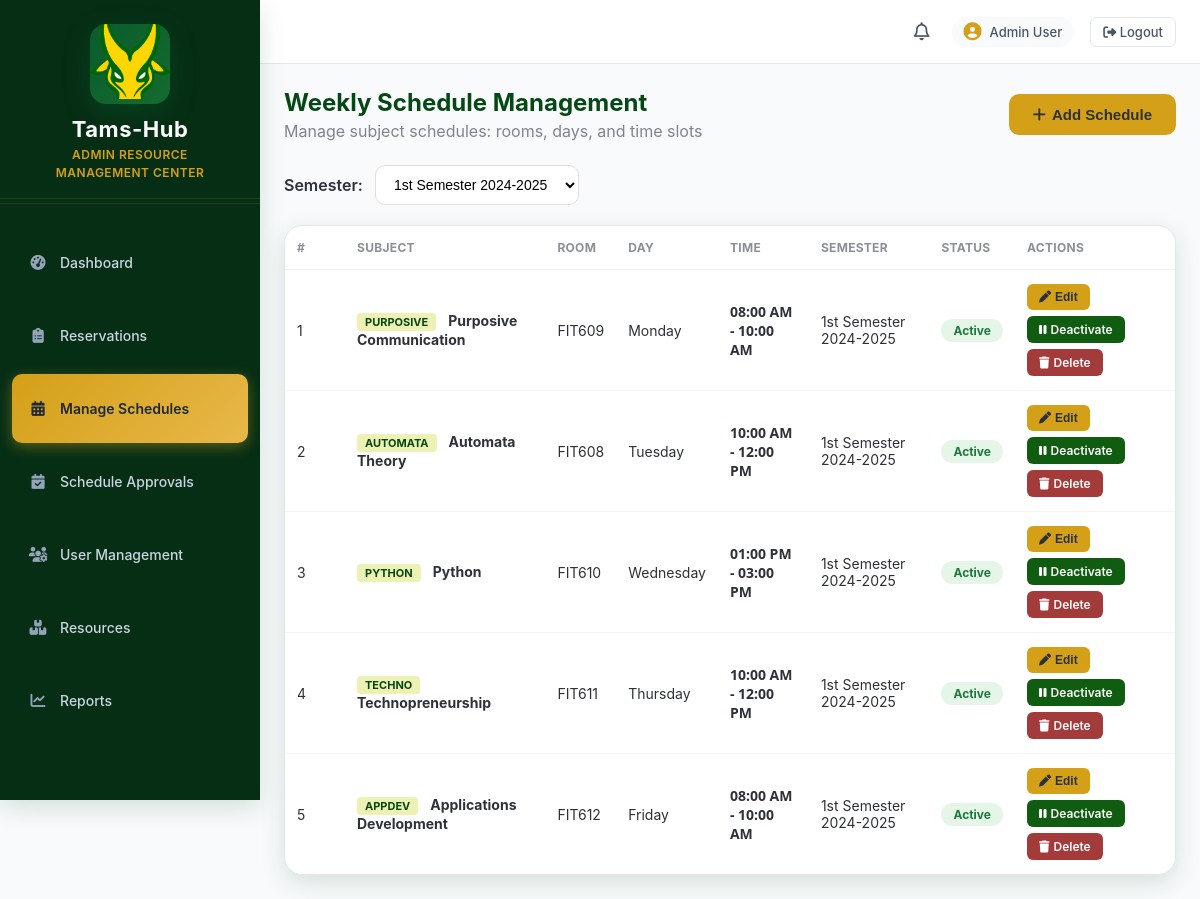
Page /admin_schedule.php (signed in) on the committed database.
### tables this page shows
CREATE TABLE `schedules` (
  `id` int(11) NOT NULL,
  `subject_code` varchar(20) NOT NULL,
  `subject_name` varchar(100) NOT NULL,
  `room` varchar(50) NOT NULL,
  `day_of_week` enum('Monday','Tuesday','Wednesday','Thursday','Friday','Saturday') NOT NULL,
  `start_time` time NOT NULL,
  `end_time` time NOT NULL,
  `semester` varchar(50) DEFAULT '1st Semester 2024-2025',
  `status` enum('Active','Inactive') DEFAULT 'Active',
  `created_at` timestamp NOT NULL DEFAULT current_timestamp(),
  `updated_at` timestamp NOT NULL DEFAULT current_timestamp() ON UPDATE current_timestamp()
);

### admin_schedule.php (the view, shortened to what this page needs)
<?php
$user_email = $_SESSION['user_email'] ?? $_SESSION['email'] ?? '';
require_once __DIR__ . '/db_connect.php';
$filter_semester = $_GET['semester'] ?? '1st Semester 2024-2025';
$semester_param = $filter_semester;
$query = "SELECT * FROM schedules WHERE semester = ? ORDER BY FIELD(day_of_week, 'Monday','Tuesday','Wednesday','Thursday','Friday','Saturday'), start_time";
$stmt = $conn->prepare($query);
$stmt->bind_param("s", $semester_param);
$stmt->execute();
$schedules = $stmt->get_result();
$sem_query = "SELECT DISTINCT semester FROM schedules ORDER BY semester DESC";
$sem_result = $conn->query($sem_query);
$semesters = [];
while ($row = $sem_result->fetch_assoc()) {
    $semesters[] = $row['semester'];
}
$user_query = "SELECT email, first_name, last_name, role FROM users WHERE email = ?";
$user_stmt = $conn->prepare($user_query);
$user_stmt->bind_param("s", $user_email);
$user_stmt->execute();
$user_data = $user_stmt->get_result()->fetch_assoc();
$full_name = $user_data['first_name'] . ' ' . $user_data['last_name'];
$current_page = 'schedule';
?>
<!DOCTYPE html>
<html lang="en">
<head>
    <link rel="stylesheet" href="https://cdnjs.cloudflare.com/ajax/libs/font-awesome/6.4.2/css/all.min.css" />
    <link rel="stylesheet" href="dashboardstyle_admin.css" />
</head>
<body>
<?php include __DIR__ . '/admin_sidebar.php'; ?>
<main class="content-wrapper">
        <header class="topbar">
            <button class="menu-btn" id="sidebarToggle" aria-label="Toggle sidebar"><i class="fa-solid fa-bars"></i></button>
            <div class="topbar-title">Schedule Management</div>
            <div class="topbar-right">
                <i class="fa-regular fa-bell"></i>
                <div class="user-chip"><i class="fa-solid fa-circle-user"></i><span><?php echo htmlspecialchars($full_name); ?></span></div>
                <a href="logout.php" class="logout-link"><i class="fa-solid fa-sign-out-alt"></i> Logout</a>
            </div>
        </header>
        <div class="page-content">
            <div style="display: flex; justify-content: space-between; align-items: center; margin-bottom: 24px; flex-wrap: wrap; gap: 12px;">
                <div>
                    <h2 style="margin: 0; color: #064814;">Weekly Schedule Management</h2>
                    <p style="margin: 4px 0 0; color: #7e8590;">Manage subject schedules: rooms, days, and time slots</p>
                </div>
                <button class="btn-primary" onclick="openAddModal()"><i class="fa-solid fa-plus"></i> Add Schedule</button>
            </div>
            <div class="filter-bar">
                <form method="GET" style="display: flex; gap: 12px; align-items: center;">
                    <label style="font-weight: 600; color: #2c313a;">Semester:</label>
                    <select name="semester" onchange="this.form.submit()">
                        <?php foreach ($semesters as $sem): ?>
                            <option value="<?php echo htmlspecialchars($sem); ?>" <?php echo $sem === $filter_semester ? 'selected' : ''; ?>>
                                <?php echo htmlspecialchars($sem); ?>
                            </option>
                        <?php endforeach; ?>
                    </select>
                </form>
            </div>
            <div class="panel" style="background: #fff; border-radius: 18px; box-shadow: 0 8px 24px rgba(4, 78, 25, 0.14); padding: 0; overflow: hidden;">
                <div class="table-wrap" style="overflow-x: auto;">
                    <table class="schedule-table">
                        <thead>
                            <tr>
                                <th style="width: 60px;">#</th>
                                <th>Subject</th>
                                <th>Room</th>
                                <th>Day</th>
                                <th>Time</th>
                                <th>Semester</th>
                                <th>Status</th>
                                <th style="width: 160px;">Actions</th>
                            </tr>
                        </thead>
                        <tbody>
                            <?php
                            $counter = 1;
                            if ($schedules->num_rows > 0):
                                while ($schedule = $schedules->fetch_assoc()):
                            ?>
                            <tr>
                                <td><?php echo $counter++; ?></td>
                                <td>
                                    <span class="subject-code"><?php echo htmlspecialchars($schedule['subject_code']); ?></span>
                                    <strong><?php echo htmlspecialchars($schedule['subject_name']); ?></strong>
                                </td>
                                <td><?php echo htmlspecialchars($schedule['room']); ?></td>
                                <td>
                                    <span style="text-transform: capitalize;"><?php echo htmlspecialchars($schedule['day_of_week']); ?></span>
                                </td>
                                <td>
                                    <span class="time-display">
                                        <?php echo date('h:i A', strtotime($schedule['start_time'])); ?> -
                                        <?php echo date('h:i A', strtotime($schedule['end_time'])); ?>
                                    </span>
                                </td>
                                <td><?php echo htmlspecialchars($schedule['semester']); ?></td>
                                <td>
                                    <span class="status-badge <?php echo $schedule['status'] === 'Active' ? 'status-active' : 'status-inactive'; ?>">
                                        <?php echo $schedule['status']; ?>
                                    </span>
                                </td>
                                <td>
                                    <div style="display: flex; gap: 6px; flex-wrap: wrap;">
                                        <button class="action-btn edit" onclick="openEditModal(<?php echo htmlspecialchars(json_encode($schedule)); ?>)">
                                            <i class="fa-solid fa-pen"></i> Edit
                                        </button>
                                        <a href="?toggle_status=1&schedule_id=<?php echo $schedule['id']; ?>&current_status=<?php echo $schedule['status']; ?>"
                                           class="action-btn toggle" onclick="return confirm('Toggle status to <?php echo $schedule['status'] === 'Active' ? 'Inactive' : 'Active'; ?>?');">
                                            <i class="fa-solid fa-<?php echo $schedule['status'] === 'Active' ? 'pause' : 'play'; ?>"></i>
                                            <?php echo $schedule['status'] === 'Active' ? 'Deactivate' : 'Activate'; ?>
                                        </a>
                                        <a href="?delete_schedule=<?php echo $schedule['id']; ?>"
                                           class="action-btn delete" onclick="return confirm('Delete this schedule? This cannot be undone.');">
                                            <i class="fa-solid fa-trash"></i> Delete
                                        </a>
                                    </div>
                                </td>
                            </tr>
                            <?php
                                endwhile;
                            endif; ?>
                        </tbody>
                    </table>
                </div>
            </div>
        </div>
    </main>
</body>
</html>

### admin_sidebar.php (shortened to what this page needs)
<?php
$current_page = $current_page ?? 'dashboard';
$full_name = $full_name ?? 'Admin';
$nav_items = [
    'dashboard' => [
        'label' => 'Dashboard',
        'icon' => 'fa-gauge-high',
        'url' => 'admin_dashboard.php',
        'is_anchor' => false
    ],
    'reservations' => [
        'label' => 'Reservations',
        'icon' => 'fa-clipboard-list',
        'url' => 'admin_dashboard.php?section=reservations',
        'is_anchor' => false
    ],
    'schedule' => [
        'label' => 'Manage Schedules',
        'icon' => 'fa-calendar-days',
        'url' => 'admin_schedule.php',
        'is_anchor' => false
    ],
    'schedule_approvals' => [
        'label' => 'Schedule Approvals',
        'icon' => 'fa-calendar-check',
        'url' => 'admin_schedule_approvals.php',
        'is_anchor' => false
    ],
    'users' => [
        'label' => 'User Management',
        'icon' => 'fa-users-cog',
        'url' => 'admin_dashboard.php?section=users',
        'is_anchor' => false
    ],
    'resources' => [
        'label' => 'Resources',
        'icon' => 'fa-boxes-stacked',
        'url' => 'admin_dashboard.php?section=resources',
        'is_anchor' => false
    ],
    'reports' => [
        'label' => 'Reports',
        'icon' => 'fa-chart-line',
        'url' => 'admin_dashboard.php?section=reports',
        'is_anchor' => false
    ]
];
?>
<aside class="main-sidebar" id="sidebar">
    <a href="#" class="brand-link">
        <div class="brand-logo">
            <img src="FEU_LOGOpng.png" alt="Tams-Hub Logo" class="brand-image move-up">
        </div>
        <h1 class="brand-title">Tams-Hub</h1>
        <div class="brand-subtitle">ADMIN RESOURCE<br />MANAGEMENT CENTER</div>
    </a>
    <hr class="sidebar-divider" />
    <div class="sidebar">
        <nav>
            <ul class="nav-sidebar">
                <?php foreach ($nav_items as $page_key => $item): ?>
                    <li class="nav-item <?php echo $current_page === $page_key ? 'active' : ''; ?>">
                        <a href="<?php echo htmlspecialchars($item['url']); ?>" class="nav-link">
                            <i class="fa-solid <?php echo $item['icon']; ?>"></i>
                            <p><?php echo $item['label']; ?></p>
                        </a>
                    </li>
                <?php endforeach; ?>
            </ul>
        </nav>
    </div>
</aside>

### admin_schedule.php (style rules this page uses)
.schedule-table { width: 100%; border-collapse: collapse; }
.schedule-table th { text-align: left; font-size: 12px; text-transform: uppercase; letter-spacing: 0.3px; color: #8a8f98; padding: 14px 12px; border-bottom: 1px solid #eef0f2; }
.schedule-table td { font-size: 14px; color: #2c313a; padding: 14px 12px; border-bottom: 1px solid #f4f5f7; }
.schedule-table tr:last-child td { border-bottom: none; }
.status-badge { display: inline-block; padding: 4px 12px; border-radius: 20px; font-size: 12px; font-weight: 700; }
.status-active { background: #e5f6e8; color: #1e7a3c; }
.action-btn { display: inline-flex; align-items: center; gap: 4px; padding: 6px 12px; border-radius: 6px; font-size: 12px; font-weight: 600; text-decoration: none; border: none; cursor: pointer; transition: background 0.2s; }
.action-btn.edit { background: #d4a017; color: #2c313a; }
.action-btn.toggle { background: #105d11; color: #fff; }
.action-btn.delete { background: #a43b3b; color: #fff; }
.btn-primary { background: #d4a017; color: #2c313a; border: none; padding: 12px 24px; border-radius: 10px; font-size: 15px; font-weight: 800; cursor: pointer; transition: background 0.2s; }
.filter-bar { display: flex; gap: 12px; align-items: center; margin-bottom: 20px; flex-wrap: wrap; }
.filter-bar select { padding: 10px 14px; border: 1px solid #e0e0e0; border-radius: 10px; font-size: 14px; background: #fff; }
.time-display { font-family: 'Segoe UI', monospace; font-weight: 600; }
.subject-code { display: inline-block; background: #eef1b4; color: #064814; padding: 2px 8px; border-radius: 4px; font-size: 11px; font-weight: 700; margin-right: 8px; }

### rows in the picture
schedules: subject_code "PURPOSIVE", subject_name "Purposive Communication", room "FIT609", day_of_week "Monday", start_time "08:00 AM", end_time "10:00 AM", semester "1st Semester 2024-2025", status "Active", shows "Deactivate"
schedules: subject_code "AUTOMATA", subject_name "Automata Theory", room "FIT608", day_of_week "Tuesday", start_time "10:00 AM", end_time "12:00 PM", semester "1st Semester 2024-2025", status "Active", shows "Deactivate"
schedules: subject_code "PYTHON", subject_name "Python", room "FIT610", day_of_week "Wednesday", start_time "01:00 PM", end_time "03:00 PM", semester "1st Semester 2024-2025", status "Active", shows "Deactivate"
schedules: subject_code "TECHNO", subject_name "Technopreneurship", room "FIT611", day_of_week "Thursday", start_time "10:00 AM", end_time "12:00 PM", semester "1st Semester 2024-2025", status "Active", shows "Deactivate"
schedules: subject_code "APPDEV", subject_name "Applications Development", room "FIT612", day_of_week "Friday", start_time "08:00 AM", end_time "10:00 AM", semester "1st Semester 2024-2025", status "Active", shows "Deactivate"

### other values in the picture
$item['label'] "Dashboard"
$item['label'] "Reservations"
$item['label'] "Manage Schedules"
$item['label'] "Schedule Approvals"
$item['label'] "User Management"
$item['label'] "Resources"
$item['label'] "Reports"
$full_name "Admin User"
form field semester "1st Semester 2024-2025"
